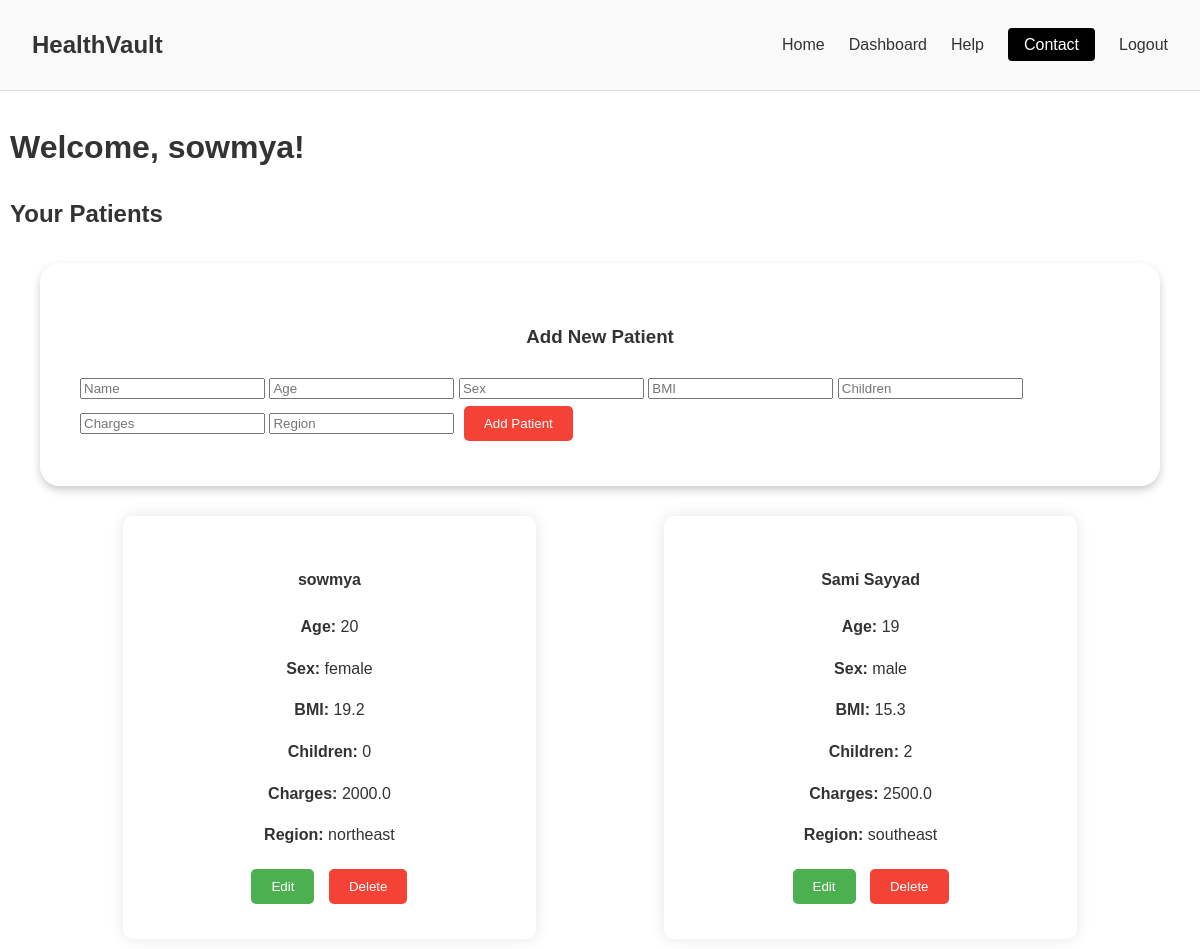
/index (signed in), run on the app's committed database.
### app.py (models this page shows)
class User(db.Model, UserMixin):
    id = db.Column(db.Integer, primary_key=True)
    username = db.Column(db.String(80), unique=True, nullable=False)
    password = db.Column(db.String(200), nullable=False)
    role = db.Column(db.String(20), default='user')  # 'user' or 'admin'
    is_active = db.Column(db.Boolean, default=True)
    patients = db.relationship('Patient', backref='user', lazy=True)

class Patient(db.Model):
    id = db.Column(db.Integer, primary_key=True)
    name = db.Column(db.String(120), nullable=False)
    age = db.Column(db.Integer, nullable=False)
    sex = db.Column(db.String(10), nullable=False)
    bmi = db.Column(db.Float, nullable=False)
    children = db.Column(db.Integer, nullable=False)
    charges = db.Column(db.Float, nullable=False)
    region = db.Column(db.String(50), nullable=False)
    user_id = db.Column(db.Integer, db.ForeignKey('user.id'), nullable=False)

### app.py (the view, shortened to what this page needs)
@app.route('/index', methods=['GET', 'POST'])
@login_required
def index():
    if current_user.username == ADMIN_USERNAME:
        patients = Patient.query.all()  # Admin can see all patients
    else:
        patients = Patient.query.filter_by(user_id=current_user.id).all()  # Regular users can see only their own patients
    return render_template('index.html', patients=patients, is_admin=(current_user.username == ADMIN_USERNAME))

### app.py (called while the page is built)
@login_manager.user_loader
def load_user(user_id):
    return User.query.get(int(user_id))

### templates/index.html (shortened to what this page needs)
{% extends 'base.html' %}
{% block content %}
<html lang="en">
<head>
</head>
<body>
    <div class="container">
        <h1>Welcome, {{ current_user.username }}!</h1>
        {% if is_admin %}
            <h2>All Patients</h2>
        {% else %}
            <h2>Your Patients</h2>
        {% endif %}
        <div class="add-form">
            <h3>Add New Patient</h3>
            <form method="POST" action="{{ url_for('index') }}">
                <input type="text" name="name" placeholder="Name" required>
                <input type="number" name="age" placeholder="Age" required>
                <input type="text" name="sex" placeholder="Sex" required>
                <input type="number" step="0.01" name="bmi" placeholder="BMI" required>
                <input type="number" name="children" placeholder="Children" required>
                <input type="number" step="0.01" name="charges" placeholder="Charges" required>
                <input type="text" name="region" placeholder="Region" required>
                <button type="submit">Add Patient</button>
            </form>
        </div>
        <div class="card-container">
            {% for patient in patients %}
                <div class="card">
                    <div class="card-body">
                        <h4>{{ patient.name }}</h4>
                        <p><strong>Age:</strong> {{ patient.age }}</p>
                        <p><strong>Sex:</strong> {{ patient.sex }}</p>
                        <p><strong>BMI:</strong> {{ patient.bmi }}</p>
                        <p><strong>Children:</strong> {{ patient.children }}</p>
                        <p><strong>Charges:</strong> {{ patient.charges }}</p>
                        <p><strong>Region:</strong> {{ patient.region }}</p>
                        <a href="{{ url_for('update', id=patient.id) }}"><button class="edit-button">Edit</button></a>
                        <form method="POST" action="{{ url_for('delete', id=patient.id) }}" style="display:inline;">
                            <button type="submit">Delete</button>
                        </form>
                    </div>
                </div>
            {% endfor %}
        </div>
    </div>
</body>
</html>
{% endblock %}

### templates/base.html (style rules this page uses)
body { font-family: Arial, sans-serif; margin: 0; padding: 0; color: #333; line-height: 1.6; }

### templates/index.html (style rules this page uses)
body { background-image: url('https://img.freepik.com/premium-photo/health-insurance-concept-reduce-medical-expenses-hand-flip-wood-cube-with-icon-healthcare-medical-coin-wood-background-copy-space_52701-34.jpg'); background-size: cover; background-position: center; background-attachment: fixed; height: 100vh; margin: 0; }
.container { max-width: 1200px; margin: auto; padding: 10px; }
.add-form { display: flex; flex-wrap: wrap; justify-content: center; gap: 5px; margin: 30px; box-shadow: 0 4px 8px 0 rgba(0, 0, 0, 0.2); padding: 40px; background-color: rgba(255, 255, 255, 0.6); border-radius: 20px; }
.card-container { display: flex; flex-wrap: wrap; justify-content: space-evenly; gap: 15px; }
.card { background-color: white; border-radius: 10px; background-color: rgba(255, 255, 255, 0.6); box-shadow: 0 0 15px rgba(0, 0, 0, 0.1); width: calc(33.33% - 20px); padding: 20px; text-align: center; transition: transform 0.3s; }
.card-body { padding: 10px; }
button { background-color: #f44336; color: white; border: none; padding: 10px 20px; cursor: pointer; border-radius: 5px; margin: 5px; }
.edit-button { background-color: #4CAF50; }
a { color: white; }

### data on the page
User: username "sowmya"
Patient: name "sowmya", age "20", sex "female", bmi "19.2", children "0", charges "2000.0", region "northeast"
Patient: name "Sami Sayyad", age "19", sex "male", bmi "15.3", children "2", charges "2500.0", region "southeast"
